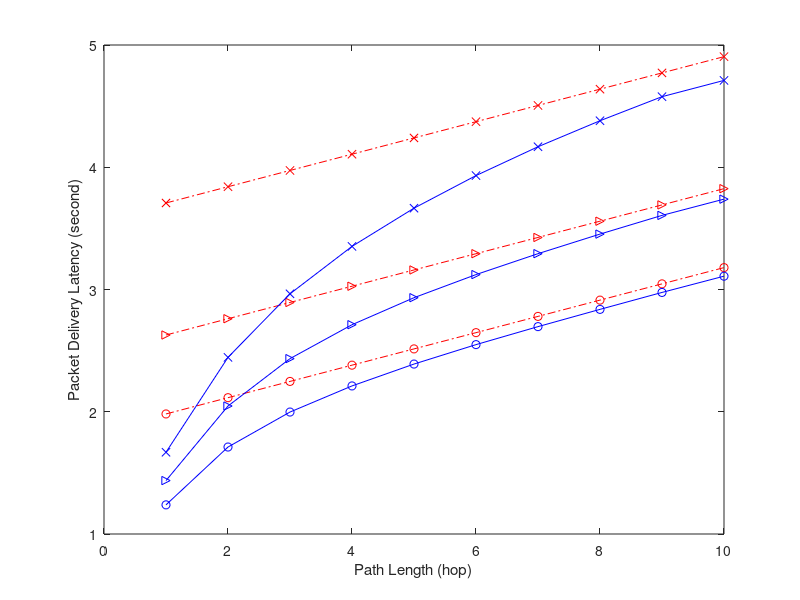

Write the MATLAB code that produced this figure. (Note: this script raises an error after producing the figure.)
% Plot Packet delivery latency, chain topology, from 1hop - 10 hops
% \xi = 14, 17, 20,fixed arrival rate=0.2, \xi=14,17,20
% PRI-basic, PRI-ASM (adaptive schedule maintaince)
basic_14=[1.982018264	2.115112872	2.248082786	2.381097796	2.514142679	2.647061009	2.779974243	2.913075327	3.046091964	3.179062948];
asm_14=[1.238417471	1.711433634	1.997606214	2.211254439	2.390151126	2.549089849	2.696265852	2.837502575	2.9759642	3.108935528];
basic_17=[2.627844385	2.760930855	2.893941223	3.026848255	3.159913982	3.292876573	3.425753973	3.558858345	3.691941602	3.824850279];
asm_17=[1.437010966	2.04692426	2.434481588	2.711941601	2.932919486	3.12200147	3.293099479	3.453299356	3.606168019	3.739250675];
basic_20=[3.707663992	3.840729935	3.973743809	4.106666386	4.239748259	4.372647023	4.505616878	4.638683344	4.771726739	4.904681332];
asm_20=[1.668694736	2.444883995	2.964786264	3.352640724	3.665193318	3.931886062	4.167749644	4.380479194	4.577271837	4.710332815];

figure;
hold off;
chain_hops=1:1:10;
plot(chain_hops,basic_14,'ro-.');
hold on;
plot(chain_hops,basic_17,'r>-.');
plot(chain_hops,basic_20,'rx-.');


plot(chain_hops,asm_14,'bo-');
plot(chain_hops,asm_17,'b>-');
plot(chain_hops,asm_20,'bx-');

% set(gca,'XTick',0.05:0.05:0.5);
% set(gca,'XTickLabel',0.05:0.05:0.5);
%set(gca,'Xdir','reverse')
% axis([1 9 2 2000]);
xlabel('Path Length (hop)');
ylabel('Packet Delivery Latency (second)');
legend('PRI-basic, {{\it{\xi}} = 14}','PRI-basic, {{\it{\xi}} = 17}','PRI-basic, {{\it{\xi}} = 20}', ...
    'PRI-ASM, {{\it{\xi}} = 14}','PRI-ASM, {{\it{\xi}} = 17}','PRI-ASM, {{\it{\xi}} = 20}',4);
% grid on;